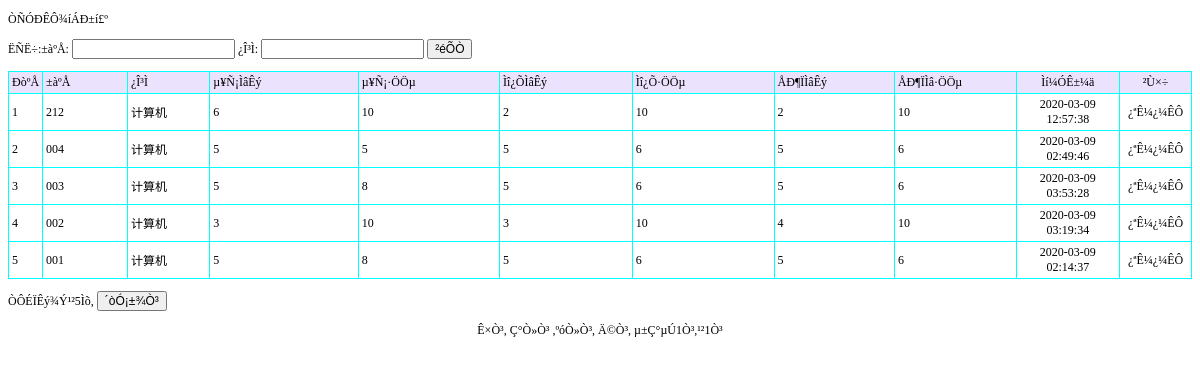
Page /shijuanshengcheng_list2.php on the committed database.
### tables this page shows
CREATE TABLE `shijuanshengcheng` (
  `ID` int(11) NOT NULL AUTO_INCREMENT,
  `bianhao` varchar(255) DEFAULT NULL,
  `kemu` varchar(50) DEFAULT NULL,
  `danxuantishu` int(11) DEFAULT NULL,
  `danxuanfenzhi` int(11) DEFAULT NULL,
  `tiankongtishu` int(11) DEFAULT NULL,
  `tiankongfenzhi` int(11) DEFAULT NULL,
  `panduantishu` int(11) DEFAULT NULL,
  `panduanfenzhi` int(11) DEFAULT NULL,
  `danxuanti` varchar(255) DEFAULT NULL,
  `tiankongti` varchar(255) DEFAULT NULL,
  `panduanti` varchar(255) DEFAULT NULL,
  `addtime` timestamp NULL DEFAULT CURRENT_TIMESTAMP ON UPDATE CURRENT_TIMESTAMP,
  PRIMARY KEY (`ID`)
);

### shijuanshengcheng_list2.php (the view, shortened to what this page needs)
<!DOCTYPE html PUBLIC "-//W3C//DTD XHTML 1.0 Transitional//EN" "http://www.w3.org/TR/xhtml1/DTD/xhtml1-transitional.dtd">
<html xmlns="http://www.w3.org/1999/xhtml">
<head>
<title>ÊÔ¾íÉú³É</title><link rel="stylesheet" href="css.css" type="text/css">
</head>
<body>
<p>ÒÑÓÐÊÔ¾íÁÐ±í£º</p>
<form id="form1" name="form1" method="post" action="">
  <p>ËÑË÷:±àºÅ:
  <input name="bh" type="text" id="bh" />
    ¿Î³Ì:
    <input name="kemu" type="text" id="kemu" />
    <input type="submit" name="Submit" value="²éÕÒ" />
  </p>
</form>
<table width="100%" border="1" align="center" cellpadding="3" cellspacing="1" bordercolor="#00FFFF" style="border-collapse:collapse">
  <tr>
    <td width="25" bgcolor="#EBE2FE">ÐòºÅ</td>
    <td width="107" bgcolor='#EBE2FE'>±àºÅ</td>
    <td width="107" bgcolor='#EBE2FE'>¿Î³Ì</td>
    <td width="192" bgcolor='#EBE2FE'>µ¥Ñ¡ÌâÊý</td><td width="178" bgcolor='#EBE2FE'>µ¥Ñ¡·ÖÖµ</td><td width="170" bgcolor='#EBE2FE'>Ìî¿ÕÌâÊý</td>
    <td width="181" bgcolor='#EBE2FE'>Ìî¿Õ·ÖÖµ</td>
    <td width="148" align="left" bgcolor="#EBE2FE">ÅÐ¶ÏÌâÊý</td>
    <td width="142" align="left" bgcolor="#EBE2FE">ÅÐ¶ÏÌâ·ÖÖµ</td>
    <td width="120" align="center" bgcolor="#EBE2FE">Ìí¼ÓÊ±¼ä</td>
    <td width="70" align="center" bgcolor="#EBE2FE">²Ù×÷</td>
  </tr>
  <?php
    $sql="select * from shijuanshengcheng where 1=1";
  $sql=$sql." order by id desc";
$query=mysql_query($sql);
  $rowscount=mysql_num_rows($query);
  if($rowscount==0)
  {}
  else
  {
  $pagelarge=10;
  $pagecurrent=$_GET["pagecurrent"];
  if($rowscount%$pagelarge==0)
  {
		$pagecount=$rowscount/$pagelarge;
  }
  else
  {
   		$pagecount=intval($rowscount/$pagelarge)+1;
  }
  if($pagecurrent=="" || $pagecurrent<=0)
{
	$pagecurrent=1;
}
		$ddddd=$pagecurrent*$pagelarge;
	if($pagecurrent==$pagecount)
	{
		if($rowscount%$pagelarge==0)
		{
		$ddddd=$pagecurrent*$pagelarge;
		}
		else
		{
		$ddddd=$pagecurrent*$pagelarge-$pagelarge+$rowscount%$pagelarge;
		}
	}
	for($i=$pagecurrent*$pagelarge-$pagelarge;$i<$ddddd;$i++)
{
  ?>
  <tr>
    <td width="25"><?php
	echo $i+1;
?></td>
    <td><?php echo mysql_result($query,$i,bianhao);?></td>
    <td><?php echo mysql_result($query,$i,kemu);?></td>
    <td><?php echo mysql_result($query,$i,danxuantishu);?></td><td><?php echo mysql_result($query,$i,danxuanfenzhi);?></td><td><?php echo mysql_result($query,$i,tiankongtishu);?></td><td><?php echo mysql_result($query,$i,tiankongfenzhi);?></td>
    <td width="148" align="left"><?php echo mysql_result($query,$i,panduantishu);?></td>
    <td width="142" align="left"><?php echo mysql_result($query,$i,panduanfenzhi);?></td>
    <td width="120" align="center"><?php
echo mysql_result($query,$i,"addtime");
?></td>
    <td width="70" align="center"> <a href="shijuan_detail2.php?id=<?php
		echo mysql_result($query,$i,"id");
	?>">¿ªÊ¼¿¼ÊÔ</a></td>
  </tr>
  	<?php
	}
}
?>
</table>
<p>ÒÔÉÏÊý¾Ý¹²<?php
		echo $rowscount;
	?>Ìõ,
  <input type="button" name="Submit2" onclick="javascript:window.print();" value="´òÓ¡±¾Ò³" />
</p>
<p align="center"><a href="shijuanshengcheng_list.php?pagecurrent=1">Ê×Ò³</a>, <a href="shijuanshengcheng_list.php?pagecurrent=<?php echo $pagecurrent-1;?>">Ç°Ò»Ò³</a> ,<a href="shijuanshengcheng_list.php?pagecurrent=<?php echo $pagecurrent+1;?>">ºóÒ»Ò³</a>, <a href="shijuanshengcheng_list.php?pagecurrent=<?php echo $pagecount;?>">Ä©Ò³</a>, µ±Ç°µÚ<?php echo $pagecurrent;?>Ò³,¹²<?php echo $pagecount;?>Ò³ </p>
<p>&nbsp; </p>
</body>
</html>

### css.css (style rules this page uses)
BODY { FONT-SIZE: 12px }
P { FONT-SIZE: 12px }
TD { FONT-SIZE: 12px }
INPUT { FONT-SIZE: 12px }
A:link { FONT-SIZE: 12px; COLOR: #000000; TEXT-DECORATION: none }

### rows in the picture
shijuanshengcheng: bianhao "212", kemu "计算机", danxuantishu "6", danxuanfenzhi "10", tiankongtishu "2", tiankongfenzhi "10", panduantishu "2", panduanfenzhi "10", addtime "2020-03-09 12:57:38"
shijuanshengcheng: bianhao "004", kemu "计算机", danxuantishu "5", danxuanfenzhi "5", tiankongtishu "5", tiankongfenzhi "6", panduantishu "5", panduanfenzhi "6", addtime "2020-03-09 02:49:46"
shijuanshengcheng: bianhao "003", kemu "计算机", danxuantishu "5", danxuanfenzhi "8", tiankongtishu "5", tiankongfenzhi "6", panduantishu "5", panduanfenzhi "6", addtime "2020-03-09 03:53:28"
shijuanshengcheng: bianhao "002", kemu "计算机", danxuantishu "3", danxuanfenzhi "10", tiankongtishu "3", tiankongfenzhi "10", panduantishu "4", panduanfenzhi "10", addtime "2020-03-09 03:19:34"
shijuanshengcheng: bianhao "001", kemu "计算机", danxuantishu "5", danxuanfenzhi "8", tiankongtishu "5", tiankongfenzhi "6", panduantishu "5", panduanfenzhi "6", addtime "2020-03-09 02:14:37"

### other values in the picture
$rowscount "5"
$pagecurrent "1"
$pagecount "1"
